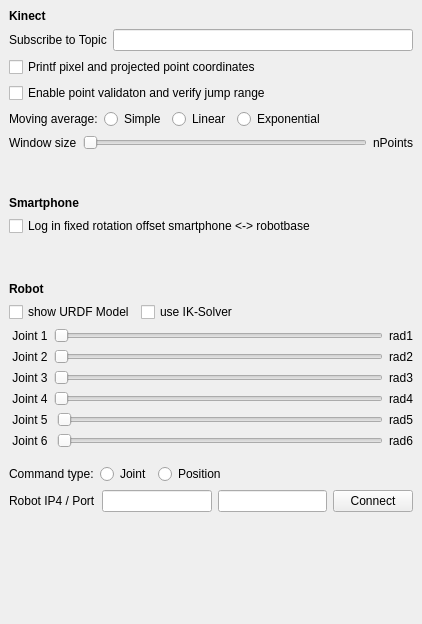
<?xml version="1.0" encoding="UTF-8"?>
<ui version="4.0">
 <class>dotnect_window</class>
 <widget class="QWidget" name="dotnect_window">
  <property name="geometry">
   <rect>
    <x>0</x>
    <y>0</y>
    <width>422</width>
    <height>624</height>
   </rect>
  </property>
  <property name="sizePolicy">
   <sizepolicy hsizetype="Preferred" vsizetype="Preferred">
    <horstretch>0</horstretch>
    <verstretch>0</verstretch>
   </sizepolicy>
  </property>
  <property name="windowTitle">
   <string>Calculator Form</string>
  </property>
  <layout class="QGridLayout">
   <property name="leftMargin">
    <number>9</number>
   </property>
   <property name="topMargin">
    <number>9</number>
   </property>
   <property name="rightMargin">
    <number>9</number>
   </property>
   <property name="bottomMargin">
    <number>9</number>
   </property>
   <property name="spacing">
    <number>6</number>
   </property>
   <item row="0" column="0">
    <layout class="QVBoxLayout" name="verticalLayout_6">
     <item>
      <widget class="QLabel" name="label_2">
       <property name="font">
        <font>
         <weight>75</weight>
         <bold>true</bold>
        </font>
       </property>
       <property name="text">
        <string>Kinect</string>
       </property>
      </widget>
     </item>
     <item>
      <layout class="QHBoxLayout" name="horizontalLayout_2">
       <item>
        <widget class="QLabel" name="label">
         <property name="text">
          <string>Subscribe to Topic</string>
         </property>
        </widget>
       </item>
       <item>
        <widget class="QLineEdit" name="lineEdit"/>
       </item>
      </layout>
     </item>
     <item>
      <widget class="QCheckBox" name="checkBox">
       <property name="text">
        <string>Printf pixel and projected point coordinates</string>
       </property>
      </widget>
     </item>
     <item>
      <widget class="QCheckBox" name="ui_validjumps">
       <property name="text">
        <string>Enable point validaton and verify jump range</string>
       </property>
      </widget>
     </item>
     <item>
      <layout class="QHBoxLayout" name="horizontalLayout_3">
       <item>
        <widget class="QLabel" name="label_4">
         <property name="text">
          <string>Moving average:</string>
         </property>
        </widget>
       </item>
       <item>
        <widget class="QRadioButton" name="ui_xma_change_sim">
         <property name="text">
          <string>Simple</string>
         </property>
        </widget>
       </item>
       <item>
        <widget class="QRadioButton" name="ui_xma_change_lin">
         <property name="text">
          <string>Linear</string>
         </property>
        </widget>
       </item>
       <item>
        <widget class="QRadioButton" name="ui_xma_change_exp">
         <property name="text">
          <string>Exponential</string>
         </property>
        </widget>
       </item>
       <item>
        <spacer name="horizontalSpacer">
         <property name="orientation">
          <enum>Qt::Horizontal</enum>
         </property>
         <property name="sizeHint" stdset="0">
          <size>
           <width>40</width>
           <height>20</height>
          </size>
         </property>
        </spacer>
       </item>
      </layout>
     </item>
     <item>
      <layout class="QHBoxLayout" name="horizontalLayout_4">
       <item>
        <widget class="QLabel" name="label_7">
         <property name="text">
          <string>Window size</string>
         </property>
        </widget>
       </item>
       <item>
        <widget class="QSlider" name="ui_xma_slider">
         <property name="orientation">
          <enum>Qt::Horizontal</enum>
         </property>
        </widget>
       </item>
       <item>
        <widget class="QLabel" name="label_8">
         <property name="text">
          <string>nPoints</string>
         </property>
        </widget>
       </item>
      </layout>
     </item>
     <item>
      <spacer name="verticalSpacer_3">
       <property name="orientation">
        <enum>Qt::Vertical</enum>
       </property>
       <property name="sizeHint" stdset="0">
        <size>
         <width>20</width>
         <height>40</height>
        </size>
       </property>
      </spacer>
     </item>
     <item>
      <widget class="QLabel" name="label_3">
       <property name="font">
        <font>
         <weight>75</weight>
         <bold>true</bold>
        </font>
       </property>
       <property name="text">
        <string>Smartphone</string>
       </property>
      </widget>
     </item>
     <item>
      <widget class="QCheckBox" name="ui_rotation_offset">
       <property name="text">
        <string>Log in fixed rotation offset smartphone &lt;-&gt; robotbase</string>
       </property>
      </widget>
     </item>
     <item>
      <spacer name="verticalSpacer">
       <property name="orientation">
        <enum>Qt::Vertical</enum>
       </property>
       <property name="sizeHint" stdset="0">
        <size>
         <width>20</width>
         <height>40</height>
        </size>
       </property>
      </spacer>
     </item>
     <item>
      <widget class="QLabel" name="label_5">
       <property name="font">
        <font>
         <weight>75</weight>
         <bold>true</bold>
        </font>
       </property>
       <property name="text">
        <string>Robot</string>
       </property>
      </widget>
     </item>
     <item>
      <layout class="QHBoxLayout" name="horizontalLayout_5">
       <item>
        <widget class="QCheckBox" name="checkBox_3">
         <property name="text">
          <string>show URDF Model</string>
         </property>
        </widget>
       </item>
       <item>
        <widget class="QCheckBox" name="checkBox_5">
         <property name="text">
          <string>use IK-Solver</string>
         </property>
        </widget>
       </item>
       <item>
        <spacer name="horizontalSpacer_2">
         <property name="orientation">
          <enum>Qt::Horizontal</enum>
         </property>
         <property name="sizeHint" stdset="0">
          <size>
           <width>40</width>
           <height>20</height>
          </size>
         </property>
        </spacer>
       </item>
      </layout>
     </item>
     <item>
      <layout class="QHBoxLayout" name="horizontalLayout_6">
       <item>
        <widget class="QLabel" name="label_9">
         <property name="text">
          <string> Joint 1</string>
         </property>
        </widget>
       </item>
       <item>
        <widget class="QSlider" name="horizontalSlider_2">
         <property name="orientation">
          <enum>Qt::Horizontal</enum>
         </property>
        </widget>
       </item>
       <item>
        <widget class="QLabel" name="label_6">
         <property name="text">
          <string>rad1</string>
         </property>
        </widget>
       </item>
      </layout>
     </item>
     <item>
      <layout class="QHBoxLayout" name="horizontalLayout_9">
       <item>
        <widget class="QLabel" name="label_12">
         <property name="text">
          <string> Joint 2</string>
         </property>
        </widget>
       </item>
       <item>
        <widget class="QSlider" name="horizontalSlider_3">
         <property name="orientation">
          <enum>Qt::Horizontal</enum>
         </property>
        </widget>
       </item>
       <item>
        <widget class="QLabel" name="label_15">
         <property name="text">
          <string>rad2</string>
         </property>
        </widget>
       </item>
      </layout>
     </item>
     <item>
      <layout class="QHBoxLayout" name="horizontalLayout_10">
       <item>
        <widget class="QLabel" name="label_13">
         <property name="text">
          <string> Joint 3</string>
         </property>
        </widget>
       </item>
       <item>
        <widget class="QSlider" name="horizontalSlider_4">
         <property name="orientation">
          <enum>Qt::Horizontal</enum>
         </property>
        </widget>
       </item>
       <item>
        <widget class="QLabel" name="label_16">
         <property name="text">
          <string>rad3</string>
         </property>
        </widget>
       </item>
      </layout>
     </item>
     <item>
      <layout class="QHBoxLayout" name="horizontalLayout_11">
       <item>
        <widget class="QLabel" name="label_14">
         <property name="text">
          <string> Joint 4</string>
         </property>
        </widget>
       </item>
       <item>
        <widget class="QSlider" name="horizontalSlider_5">
         <property name="orientation">
          <enum>Qt::Horizontal</enum>
         </property>
        </widget>
       </item>
       <item>
        <widget class="QLabel" name="label_17">
         <property name="text">
          <string>rad4</string>
         </property>
        </widget>
       </item>
      </layout>
     </item>
     <item>
      <layout class="QHBoxLayout" name="horizontalLayout_12">
       <item>
        <widget class="QLabel" name="label_10">
         <property name="text">
          <string> Joint 5 </string>
         </property>
        </widget>
       </item>
       <item>
        <widget class="QSlider" name="horizontalSlider_6">
         <property name="orientation">
          <enum>Qt::Horizontal</enum>
         </property>
        </widget>
       </item>
       <item>
        <widget class="QLabel" name="label_18">
         <property name="text">
          <string>rad5</string>
         </property>
        </widget>
       </item>
      </layout>
     </item>
     <item>
      <layout class="QHBoxLayout" name="horizontalLayout_13" stretch="0,0,0">
       <property name="sizeConstraint">
        <enum>QLayout::SetDefaultConstraint</enum>
       </property>
       <item>
        <widget class="QLabel" name="label_11">
         <property name="text">
          <string> Joint 6 </string>
         </property>
        </widget>
       </item>
       <item>
        <widget class="QSlider" name="horizontalSlider_7">
         <property name="orientation">
          <enum>Qt::Horizontal</enum>
         </property>
        </widget>
       </item>
       <item>
        <widget class="QLabel" name="label_19">
         <property name="text">
          <string>rad6</string>
         </property>
        </widget>
       </item>
      </layout>
     </item>
     <item>
      <spacer name="verticalSpacer_4">
       <property name="orientation">
        <enum>Qt::Vertical</enum>
       </property>
       <property name="sizeType">
        <enum>QSizePolicy::Fixed</enum>
       </property>
       <property name="sizeHint" stdset="0">
        <size>
         <width>20</width>
         <height>10</height>
        </size>
       </property>
      </spacer>
     </item>
     <item>
      <layout class="QHBoxLayout" name="horizontalLayout_8">
       <item>
        <widget class="QLabel" name="label_20">
         <property name="text">
          <string>Command type:</string>
         </property>
        </widget>
       </item>
       <item>
        <widget class="QRadioButton" name="radioButton_4">
         <property name="text">
          <string>Joint</string>
         </property>
        </widget>
       </item>
       <item>
        <widget class="QRadioButton" name="radioButton_5">
         <property name="text">
          <string>Position</string>
         </property>
        </widget>
       </item>
       <item>
        <spacer name="horizontalSpacer_3">
         <property name="orientation">
          <enum>Qt::Horizontal</enum>
         </property>
         <property name="sizeHint" stdset="0">
          <size>
           <width>40</width>
           <height>20</height>
          </size>
         </property>
        </spacer>
       </item>
      </layout>
     </item>
     <item>
      <layout class="QHBoxLayout" name="horizontalLayout_14">
       <item>
        <widget class="QLabel" name="label_21">
         <property name="text">
          <string>Robot IP4 / Port</string>
         </property>
        </widget>
       </item>
       <item>
        <widget class="QLineEdit" name="lineEdit_2"/>
       </item>
       <item>
        <widget class="QLineEdit" name="lineEdit_3"/>
       </item>
       <item>
        <widget class="QPushButton" name="pushButton">
         <property name="text">
          <string>Connect</string>
         </property>
        </widget>
       </item>
      </layout>
     </item>
    </layout>
   </item>
   <item row="7" column="0">
    <spacer name="verticalSpacer_2">
     <property name="orientation">
      <enum>Qt::Vertical</enum>
     </property>
     <property name="sizeHint" stdset="0">
      <size>
       <width>20</width>
       <height>40</height>
      </size>
     </property>
    </spacer>
   </item>
  </layout>
 </widget>
 <resources/>
 <connections/>
</ui>
